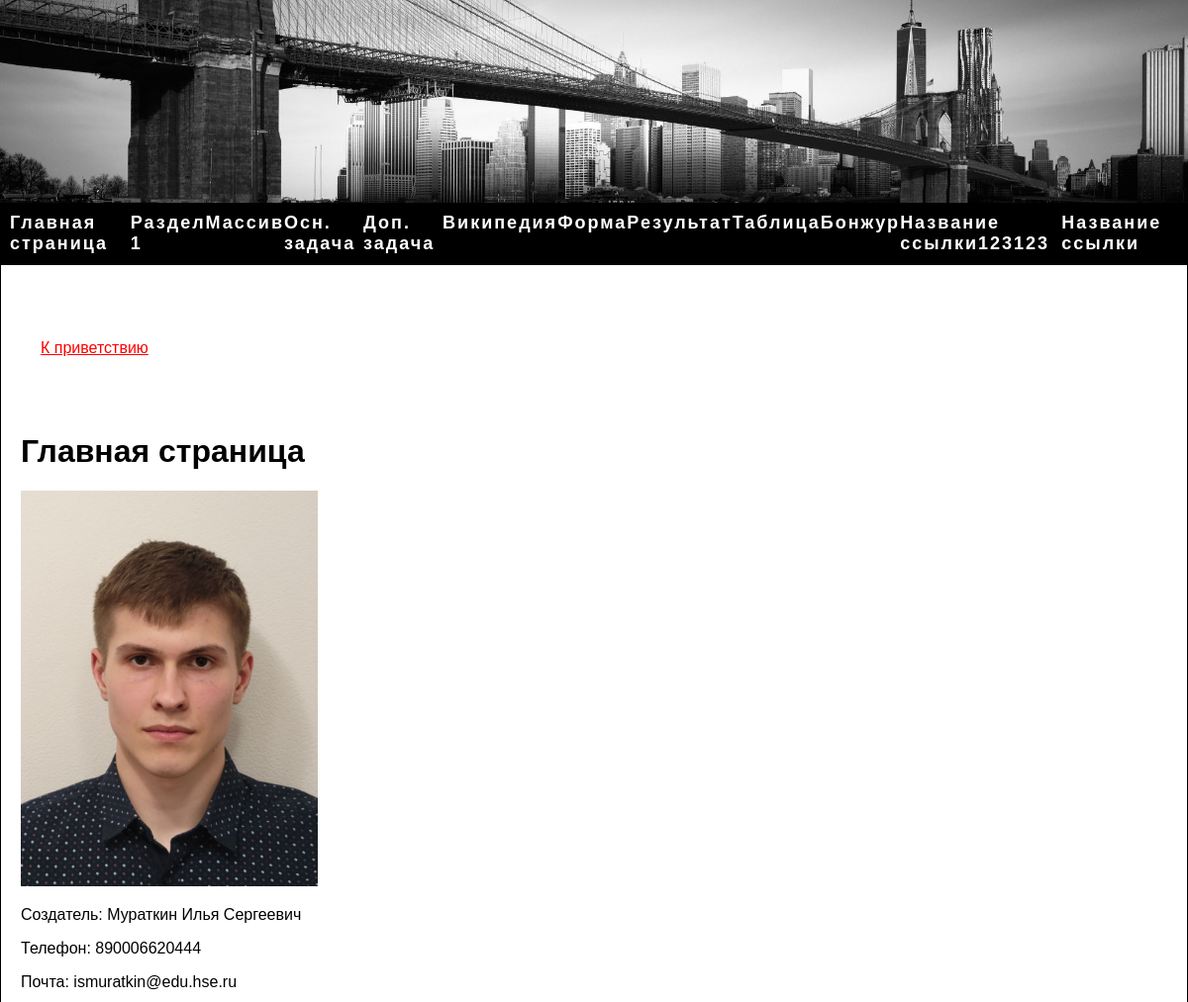
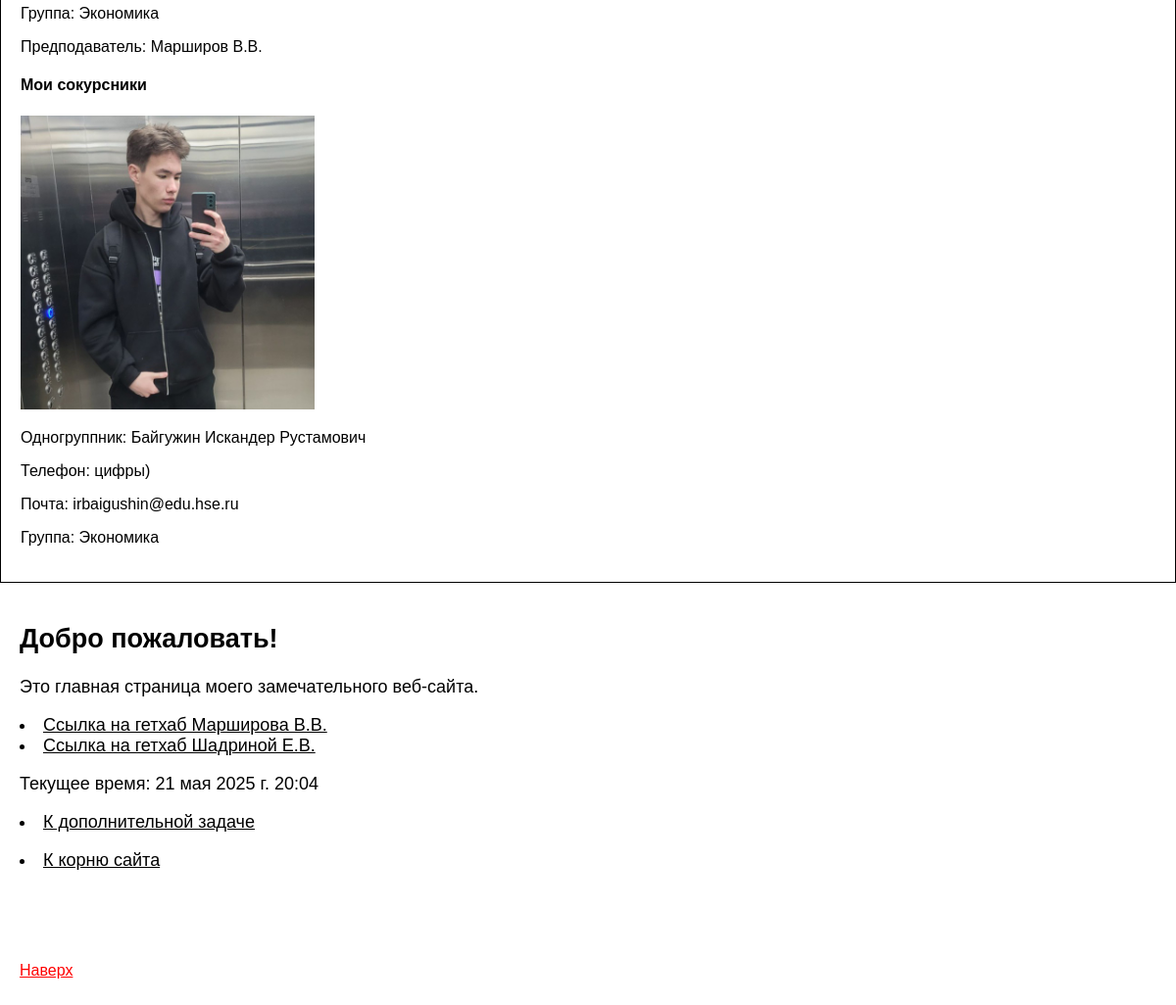
/home/, run on the app's committed database (2 pictures, top to bottom).
### sait_1/models.py (models this page shows, shortened)
class Item(models.Model):
    item_title = models.CharField(verbose_name='Заголовок (title)', max_length=255, default="Заголовок")
    item_nav = models.CharField(verbose_name='Название ссылки', max_length=255, default="Название ссылки")
    item_nav_position = models.IntegerField(verbose_name='Приоритет ссылки в навигации (0 - исключить)', default=1, help_text="большее - число правее, 0 - исключить из навигации")
    item_content = models.TextField(verbose_name='Основное содержание страницы',
                                   default="Проверка сайта")
    item_current_date = models.DateTimeField(verbose_name="Дата Записи", auto_now=True)
    class Meta:
        verbose_name = 'Содержание текущей страницы'
        verbose_name_plural = 'Содержание всех страниц'
        ordering = ('-item_nav_position',) # Сортировка по убыванию позиции в навигации
    def get_absolute_url(self):
        return reverse('item_detail', kwargs={'pk': self.pk})

### sait_1/views.py (the view)
# urls.py: 2. Add a URL to urlpatterns:  path('', views.home, name='home')
def home(request):
    now = datetime.datetime.now()
    context = {
        "img" :"sait_1/images/фото.jpg",
        "name" :"Мураткин Илья Сергеевич",
        "phone" :"890006620444",
        "email" :"ismuratkin@edu.hse.ru",
        "group" :"Экономика",
        'now': now,
        "img_1" :"sait_1/images/фото_1.jpg",
        "name_1" :"Байгужин Искандер Рустамович",
        "phone_1" :"цифры)",
        "email_1" :"irbaigushin@edu.hse.ru",
        "prepod" : "Марширов В.В."
    }
    return render(request, 'home.html', context)

### sait_1/context_processors.py (called while the page is built)
def pages_processor(request):
    pages = Item.objects.exclude(item_nav_position=0).order_by('-item_nav_position') #Исключаем те у кого item_nav_position=0
    return {'pages': pages}

### sait_1/templates/home.html (shortened to what this page needs)
{% extends 'base.html' %}
{% load static %}
{% block content %}
    <a href="#main" class="topchik">К приветствию</a>
    <h1>Главная страница</h1>
    <p><img src="{% static img %}" style="width: 300px;"></p>
    <p>Создатель: {{name}}</p>
    <p>Телефон: {{phone}}</p>
    <p>Почта: {{email}}</p>
    <p>Группа: {{group}}</p>
    <p>Предподаватель: {{prepod}}</p>
    <h4>Мои сокурсники</h4>
    <p><img src="{% static img_1 %}" style="width: 300px;"></p>
    <p>Одногруппник: {{name_1}}</p>
    <p>Телефон: {{phone_1}}</p>
    <p>Почта: {{email_1}}</p>
    <p>Группа: {{group}}</p>
{% endblock %}
{% block main %}
  <h2>Добро пожаловать!</h2>
  <p>Это главная страница моего замечательного веб-сайта.</p>
  <li><a href="https://github.com/vmarshirov">Ссылка на гетхаб Марширова В.В.</a></li>
  <li><a href="https://github.com/evshadrina">Ссылка на гетхаб Шадриной Е.В.</a></li>
  <p>
    Текущее время: {{ now }}
  </p>
  <p>
    <li><a href={% url 'zadacha' A=1 H=2 R=3 M=4 %}>К дополнительной задаче</a></li>
  </p>
  <p>
    <li><a href={% url 'h'  %}>К корню сайта</a></li>
  </p>
{% endblock %}

### sait_1/templates/base.html (shortened to what this page needs)
<!DOCTYPE html>
{% load static %}
<html lang="en">
<head>
</head>
<body>
    <div class="image-wrapper">
        <a href="https://en.wikipedia.org/wiki/Brooklyn_Bridge"><img src="{% static 'sait_1/images/head.jpg' %}" ></a>
      </div>
    <div class="header">
        <a href={% url 'home' %}>Главная страница</a>
        <a href={% url 'razdel_1' %}>Раздел 1</a>
        <a href={% url 'massiv' %}>Массив</a>
        <a href={% url 'student_grades' %}>Осн. задача</a>
        <a href={% url 'zadacha' A=1 H=2 R=3 M=4 %}>Доп. задача</a>
        <a href="https://ru.wikipedia.org/" target="_blank">Википедия</a>
        <a href={% url 'abc_model_form' %}>Форма</a>
        <a href={% url 'abc_result' %}>Результат</a>
        <a href={% url 'table' %}>Таблица</a>
        {% for page in pages %}
            <a href="{{ page.get_absolute_url }}">{{ page.item_nav }}</a>
        {% endfor %}
    </div>
    <div class="content">
        {% block content %}
        {% endblock %}
    </div>
    <div class="main">
      {% block main %}
      {% endblock %}
    </div>
    <a href="#top" class="topchik">Наверх</a>
</body>
</html>

### sait_1/templates/base.html (style rules this page uses)
.image-wrapper { width: 100%; height: auto; }
.image-wrapper img { width: 100%; display: block; }
body { font-family: sans-serif; margin: 0; padding: 0; }
.header { background-color: #000; padding: 10px; display: flex; justify-content: space-around; }
.header a { color: #fff; text-decoration: none; font-family: 'Helvetica'; font-weight: bold; letter-spacing: 2px; font-size: 18px; }
.content { padding: 20px; border: 1px solid #000; }
.main { padding: 20px; font-size: 18px; }
.main a { color: #000; }
.topchik { color: red; padding: 20px; line-height: 8 }

### data on the page
Item: item_nav "Бонжур"
Item: item_nav "Название ссылки123123"
Item: item_nav "Название ссылки"

### other printed values
{{ name }} "Мураткин Илья Сергеевич"
{{ phone }} "890006620444"
{{ email }} "ismuratkin@edu.hse.ru"
{{ group }} "Экономика"
{{ prepod }} "Марширов В.В."
{{ name_1 }} "Байгужин Искандер Рустамович"
{{ phone_1 }} "цифры)"
{{ email_1 }} "irbaigushin@edu.hse.ru"
